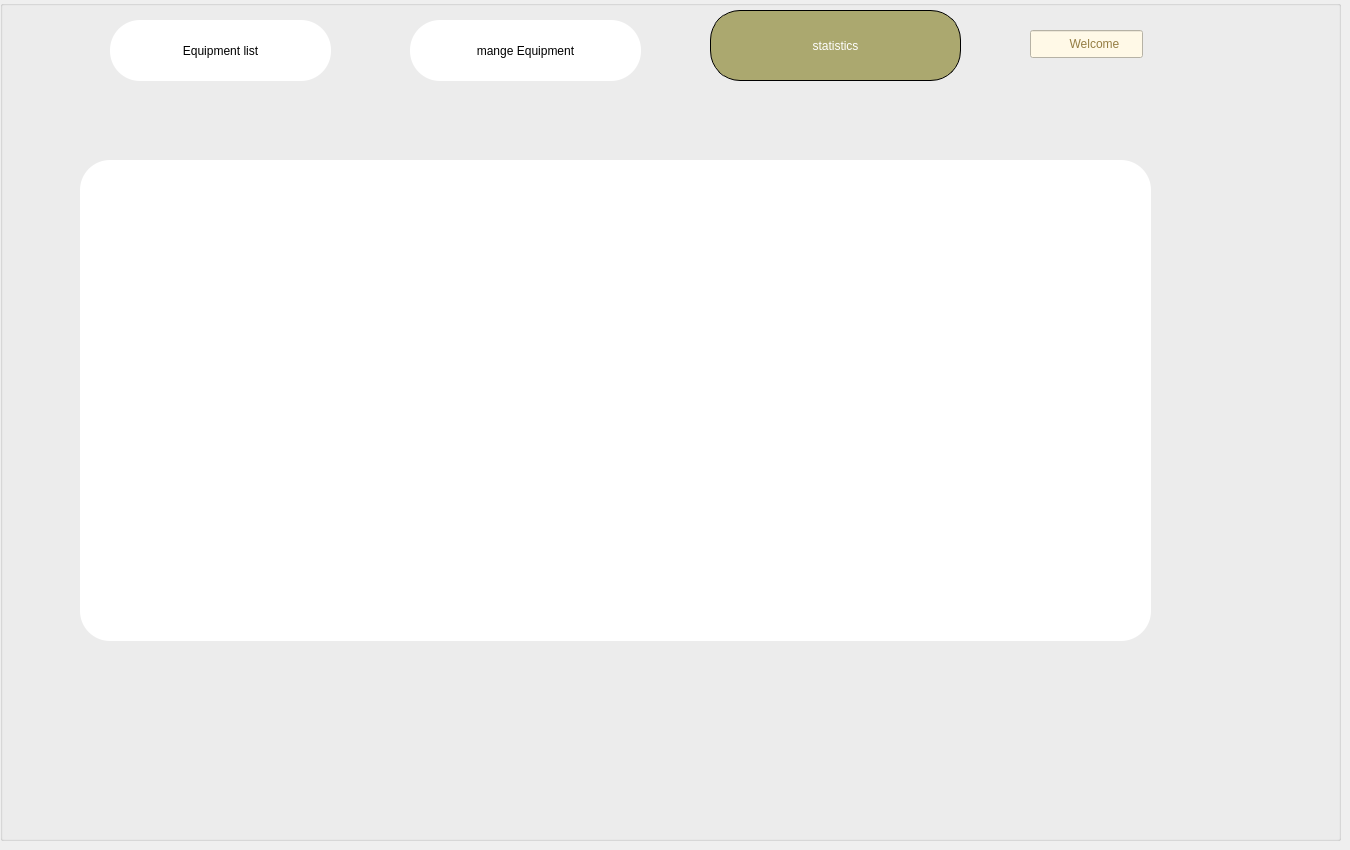
      <widget class="QWidget" name="statisticspage">
       <widget class="QGroupBox" name="groupBox_4">
        <property name="geometry">
         <rect>
          <x>0</x>
          <y>0</y>
          <width>1341</width>
          <height>841</height>
         </rect>
        </property>
        <property name="title">
         <string/>
        </property>
        <widget class="QPushButton" name="pushButton_15">
         <property name="geometry">
          <rect>
           <x>710</x>
           <y>10</y>
           <width>251</width>
           <height>71</height>
          </rect>
         </property>
         <property name="focusPolicy">
          <enum>Qt::FocusPolicy::ClickFocus</enum>
         </property>
         <property name="styleSheet">
          <string notr="true">border: 1px solid black;
background-color: rgb(171, 168, 111);
font: 700 15pt &quot;Terminal&quot;;
border-radius:30px;
color: rgb(255, 255, 255);</string>
         </property>
         <property name="text">
          <string>statistics</string>
         </property>
        </widget>
        <widget class="QLineEdit" name="lineEdit_14">
         <property name="geometry">
          <rect>
           <x>1030</x>
           <y>30</y>
           <width>113</width>
           <height>28</height>
          </rect>
         </property>
         <property name="styleSheet">
          <string notr="true">background-color: rgb(255, 249, 231);
font: 20pt &quot;Rage Italic&quot;;
color: rgb(148, 125, 66);</string>
         </property>
         <property name="text">
          <string>           Welcome</string>
         </property>
         <property name="dragEnabled">
          <bool>false</bool>
         </property>
        </widget>
        <widget class="QPushButton" name="pushButton_16">
         <property name="geometry">
          <rect>
           <x>110</x>
           <y>20</y>
           <width>221</width>
           <height>61</height>
          </rect>
         </property>
         <property name="focusPolicy">
          <enum>Qt::FocusPolicy::ClickFocus</enum>
         </property>
         <property name="styleSheet">
          <string notr="true">font: 700 15pt &quot;Terminal&quot;;
background-color: rgb(255, 255, 255);
color: rgb(0, 0, 0);
border-radius:30px;
</string>
         </property>
         <property name="text">
          <string>Equipment list</string>
         </property>
        </widget>
        <widget class="QLabel" name="label_32">
         <property name="geometry">
          <rect>
           <x>1160</x>
           <y>10</y>
           <width>63</width>
           <height>61</height>
          </rect>
         </property>
         <property name="text">
          <string/>
         </property>
         <property name="pixmap">
          <pixmap resource="resources.qrc">:/home page/user (1).png</pixmap>
         </property>
         <property name="scaledContents">
          <bool>true</bool>
         </property>
        </widget>
        <widget class="QLabel" name="label_34">
         <property name="geometry">
          <rect>
           <x>80</x>
           <y>20</y>
           <width>61</width>
           <height>61</height>
          </rect>
         </property>
         <property name="text">
          <string/>
         </property>
         <property name="pixmap">
          <pixmap resource="resources.qrc">:/home page/complete[1].png</pixmap>
         </property>
         <property name="scaledContents">
          <bool>true</bool>
         </property>
         <property name="openExternalLinks">
          <bool>true</bool>
         </property>
        </widget>
        <widget class="QLabel" name="label_37">
         <property name="geometry">
          <rect>
           <x>690</x>
           <y>20</y>
           <width>51</width>
           <height>51</height>
          </rect>
         </property>
         <property name="text">
          <string/>
         </property>
         <property name="pixmap">
          <pixmap resource="resources.qrc">:/home page/2636315.png</pixmap>
         </property>
         <property name="scaledContents">
          <bool>true</bool>
         </property>
        </widget>
        <widget class="QFrame" name="frame_4">
         <property name="geometry">
          <rect>
           <x>80</x>
           <y>160</y>
           <width>1071</width>
           <height>481</height>
          </rect>
         </property>
         <property name="styleSheet">
          <string notr="true">font: italic 9pt &quot;Terminal&quot;;
background-color: rgb(255, 255, 255);
color: rgb(0, 0, 0);
border-radius:30px;
</string>
         </property>
         <property name="frameShape">
          <enum>QFrame::Shape::StyledPanel</enum>
         </property>
         <property name="frameShadow">
          <enum>QFrame::Shadow::Raised</enum>
         </property>
        </widget>
        <widget class="QLabel" name="imageq_6">
         <property name="geometry">
          <rect>
           <x>380</x>
           <y>20</y>
           <width>51</width>
           <height>51</height>
          </rect>
         </property>
         <property name="text">
          <string/>
         </property>
         <property name="pixmap">
          <pixmap resource="resources.qrc">:/home page/image (1).png</pixmap>
         </property>
         <property name="scaledContents">
          <bool>true</bool>
         </property>
        </widget>
        <widget class="QPushButton" name="pushButton_18">
         <property name="geometry">
          <rect>
           <x>410</x>
           <y>20</y>
           <width>231</width>
           <height>61</height>
          </rect>
         </property>
         <property name="focusPolicy">
          <enum>Qt::FocusPolicy::ClickFocus</enum>
         </property>
         <property name="styleSheet">
          <string notr="true">
font: 700 15pt &quot;Terminal&quot;;
background-color: rgb(255, 255, 255);
border-radius:30px;
color: rgb(0, 0, 0);</string>
         </property>
         <property name="text">
          <string>mange Equipment</string>
         </property>
        </widget>
        <zorder>pushButton_18</zorder>
        <zorder>imageq_6</zorder>
        <zorder>pushButton_15</zorder>
        <zorder>lineEdit_14</zorder>
        <zorder>pushButton_16</zorder>
        <zorder>label_32</zorder>
        <zorder>label_34</zorder>
        <zorder>label_37</zorder>
        <zorder>frame_4</zorder>
       </widget>
      </widget>
